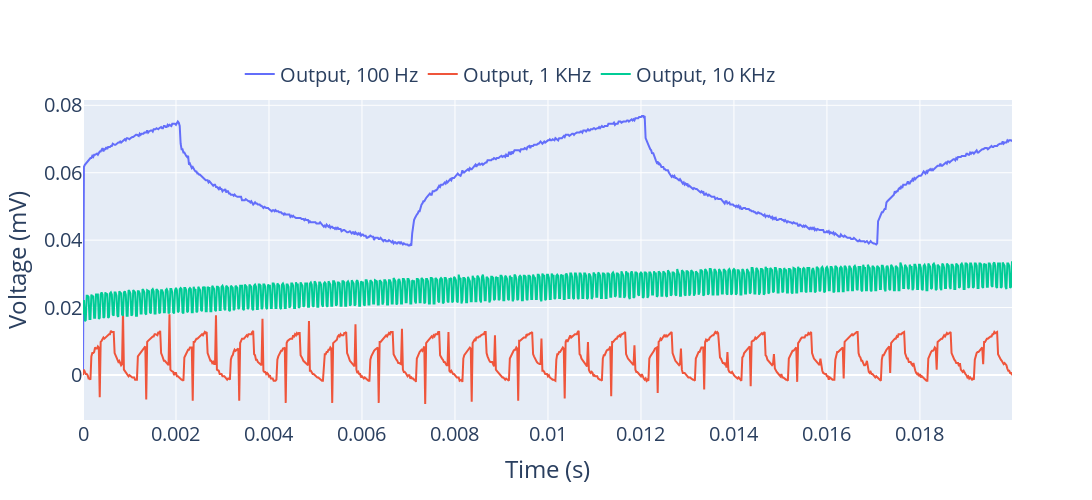

This figure's notebook cell:
### Markdown cell above
# Time series graph

### Code cell
import pickle as p 
import pandas as pd 
import plotly.graph_objects as go

def get_data(data_name, ref_name):
    with open(f"../data/{ref_name}", 'rb') as f:
        inp_sig = p.load(f)
    with open(f"../data/{data_name}", 'rb') as f:
        data = p.load(f)
    return data, inp_sig

def make_sparkline(data, ref, title):
    fig = go.Figure()
    fig.add_trace(
        go.Scatter(
            x = data["ts"],
            y = data[0],
            name = "Output",
            showlegend = True
        )
    )
    fig.add_trace(
        go.Scatter(
            x = data["ts"],
            y = ref["norm"],
            line=dict(
                width=0.3
            ),
            name = "Input (norm)"
        )
    )
    fig.update_layout(
        yaxis_title="Voltage (mV)",
        xaxis_title="Time (s)",
        font=dict(size=20),
        autosize=False,
        width=1200,
        height=500, 
    )
    fig.write_image(f"{title}_sparkline.png")

# Series name: [data name, ref data name, frequency adjust, norm input factor, offset]
graph_data = {
    "100 Hz": ["Two_blocks_100Hz", "Two_blocks_100Hz_ref", 50000, 0.01, 0.05],
    "1 KHz": ["Two_blocks_1000Hz", "Two_blocks_1000Hz_ref", 50000, 0.002, 0.005],
    "10 KHz": ["Two_blocks_10000Hz", "Two_blocks_10000Hz_ref", 50000, 0.002, 0.005]
}

fig = go.Figure()

plot_count = 0
for i, j in graph_data.items():
    data, ref_signal = get_data(j[0], j[1])
    sample_data = []
    chunk = 1000

    # Chunk data
    for k in range(len(data)):
        sample_data.append(data[k][0:chunk])

    # Load to dataframe
    sample_df = pd.DataFrame(sample_data).T
    ref_df    = pd.DataFrame(ref_signal[0:chunk])

    # Convert time stamp from frequency to time
    sample_df["ts"] = sample_df.index / j[2]

    # Normalise input signal size for display purposes
    ref_df["norm"] = ref_df[0] * j[3] + j[4]

    # Offset 10k trace for illustrative purposes
    if i == "10 KHz":
        sample_df[0] = sample_df[0] + 0.018

    # make_sparkline(sample_df, ref_df, i) # Fig with underlying frequency
    fig.add_trace(go.Scatter(  # Stacked figure
            x = sample_df["ts"],
            y = sample_df[0],
            name = f"Output, {i}",
            showlegend = True
        ) 
    )
    fig.update_layout(
        yaxis_title="Voltage (mV)",
        xaxis_title="Time (s)",
        font=dict(size=20),
        autosize=False,
        width=1200,
        height=500, 
        legend=dict(
            orientation="h",
            yanchor="bottom",
            y=1.02,
            xanchor="right",
            x=0.75
            )
    )
    
    fig.write_image(f"multi_sparkline.png")

fig.show()

### Figure 1 — Plotly figure (JSON) as saved in the notebook; plotly's stock layout.template omitted (floating-point values rounded to 4 significant figures; data arrays with more than 128 entries replaced by an {"elided": "..."} marker saying what was removed)
{"data": [{"name": "Output, 100 Hz", "showlegend": true, "type": "scatter", "x": {"elided": "1000 float values"}, "y": {"elided": "1000 float values"}}, {"name": "Output, 1 KHz", "showlegend": true, "type": "scatter", "x": {"elided": "1000 float values"}, "y": {"elided": "1000 float values"}}, {"name": "Output, 10 KHz", "showlegend": true, "type": "scatter", "x": {"elided": "1000 float values"}, "y": {"elided": "1000 float values"}}], "layout": {"autosize": false, "font": {"size": 20}, "height": 500, "legend": {"orientation": "h", "x": 0.75, "xanchor": "right", "y": 1.02, "yanchor": "bottom"}, "width": 1200, "xaxis": {"title": {"text": "Time (s)"}}, "yaxis": {"title": {"text": "Voltage (mV)"}}}}
